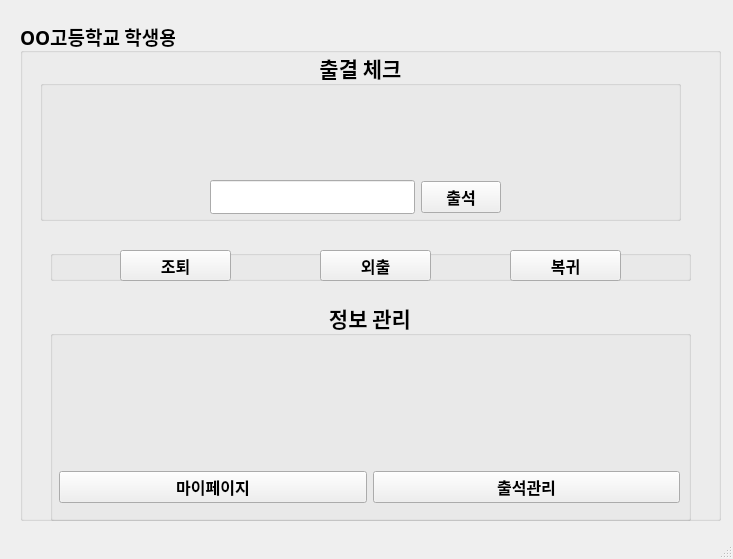
<?xml version="1.0" encoding="UTF-8"?>
<ui version="4.0">
 <class>MainWindow</class>
 <widget class="QMainWindow" name="MainWindow">
  <property name="geometry">
   <rect>
    <x>0</x>
    <y>0</y>
    <width>733</width>
    <height>559</height>
   </rect>
  </property>
  <property name="font">
   <font>
    <family>D2Coding</family>
    <pointsize>14</pointsize>
    <weight>75</weight>
    <bold>true</bold>
   </font>
  </property>
  <property name="windowTitle">
   <string>OO고등학교 출결관리앱</string>
  </property>
  <property name="animated">
   <bool>false</bool>
  </property>
  <widget class="QWidget" name="centralwidget">
   <widget class="QWidget" name="verticalLayoutWidget">
    <property name="geometry">
     <rect>
      <x>20</x>
      <y>20</y>
      <width>701</width>
      <height>501</height>
     </rect>
    </property>
    <layout class="QVBoxLayout" name="verticalLayout">
     <item>
      <layout class="QHBoxLayout" name="horizontalLayout">
       <item>
        <widget class="QGroupBox" name="groupBox">
         <property name="font">
          <font>
           <weight>75</weight>
           <bold>true</bold>
          </font>
         </property>
         <property name="contextMenuPolicy">
          <enum>Qt::CustomContextMenu</enum>
         </property>
         <property name="layoutDirection">
          <enum>Qt::LeftToRight</enum>
         </property>
         <property name="autoFillBackground">
          <bool>false</bool>
         </property>
         <property name="title">
          <string>OO고등학교 학생용</string>
         </property>
         <property name="alignment">
          <set>Qt::AlignLeading|Qt::AlignLeft|Qt::AlignVCenter</set>
         </property>
         <property name="flat">
          <bool>false</bool>
         </property>
         <property name="checkable">
          <bool>false</bool>
         </property>
         <widget class="QGroupBox" name="groupBox_2">
          <property name="geometry">
           <rect>
            <x>20</x>
            <y>30</y>
            <width>641</width>
            <height>171</height>
           </rect>
          </property>
          <property name="font">
           <font>
            <pointsize>16</pointsize>
            <weight>75</weight>
            <bold>true</bold>
           </font>
          </property>
          <property name="title">
           <string>출결 체크</string>
          </property>
          <property name="alignment">
           <set>Qt::AlignCenter</set>
          </property>
          <property name="flat">
           <bool>false</bool>
          </property>
          <property name="checkable">
           <bool>false</bool>
          </property>
          <widget class="QWidget" name="horizontalLayoutWidget_3">
           <property name="geometry">
            <rect>
             <x>170</x>
             <y>30</y>
             <width>291</width>
             <height>91</height>
            </rect>
           </property>
           <layout class="QHBoxLayout" name="horizontalLayout_3"/>
          </widget>
          <widget class="QLabel" name="label_2">
           <property name="geometry">
            <rect>
             <x>170</x>
             <y>30</y>
             <width>289</width>
             <height>89</height>
            </rect>
           </property>
           <property name="text">
            <string/>
           </property>
           <property name="pixmap">
            <pixmap>../image/다운로드 (6).png</pixmap>
           </property>
           <property name="alignment">
            <set>Qt::AlignCenter</set>
           </property>
          </widget>
          <widget class="QWidget" name="horizontalLayoutWidget_2">
           <property name="geometry">
            <rect>
             <x>170</x>
             <y>130</y>
             <width>291</width>
             <height>34</height>
            </rect>
           </property>
           <layout class="QHBoxLayout" name="horizontalLayout_2">
            <item>
             <widget class="QLineEdit" name="input_number"/>
            </item>
            <item>
             <widget class="QPushButton" name="btn_submit">
              <property name="font">
               <font>
                <pointsize>12</pointsize>
               </font>
              </property>
              <property name="text">
               <string>출석</string>
              </property>
             </widget>
            </item>
           </layout>
          </widget>
         </widget>
         <widget class="QGroupBox" name="groupBox_3">
          <property name="geometry">
           <rect>
            <x>30</x>
            <y>230</y>
            <width>641</width>
            <height>31</height>
           </rect>
          </property>
          <property name="title">
           <string/>
          </property>
          <widget class="QPushButton" name="btn_eal">
           <property name="geometry">
            <rect>
             <x>70</x>
             <y>0</y>
             <width>111</width>
             <height>31</height>
            </rect>
           </property>
           <property name="font">
            <font>
             <pointsize>12</pointsize>
             <weight>75</weight>
             <bold>true</bold>
            </font>
           </property>
           <property name="text">
            <string>조퇴</string>
           </property>
          </widget>
          <widget class="QPushButton" name="btn_out">
           <property name="geometry">
            <rect>
             <x>270</x>
             <y>0</y>
             <width>111</width>
             <height>31</height>
            </rect>
           </property>
           <property name="font">
            <font>
             <pointsize>12</pointsize>
             <weight>75</weight>
             <bold>true</bold>
            </font>
           </property>
           <property name="text">
            <string>외출</string>
           </property>
          </widget>
          <widget class="QPushButton" name="btn_cob">
           <property name="geometry">
            <rect>
             <x>460</x>
             <y>0</y>
             <width>111</width>
             <height>31</height>
            </rect>
           </property>
           <property name="font">
            <font>
             <pointsize>12</pointsize>
             <weight>75</weight>
             <bold>true</bold>
            </font>
           </property>
           <property name="text">
            <string>복귀</string>
           </property>
          </widget>
         </widget>
         <widget class="QGroupBox" name="groupBox_4">
          <property name="geometry">
           <rect>
            <x>30</x>
            <y>280</y>
            <width>641</width>
            <height>221</height>
           </rect>
          </property>
          <property name="font">
           <font>
            <pointsize>16</pointsize>
            <weight>75</weight>
            <bold>true</bold>
           </font>
          </property>
          <property name="title">
           <string>정보 관리</string>
          </property>
          <property name="alignment">
           <set>Qt::AlignCenter</set>
          </property>
          <widget class="QWidget" name="horizontalLayoutWidget">
           <property name="geometry">
            <rect>
             <x>9</x>
             <y>39</y>
             <width>621</width>
             <height>131</height>
            </rect>
           </property>
           <layout class="QHBoxLayout" name="horizontalLayout_4">
            <item>
             <widget class="QLabel" name="label_3">
              <property name="text">
               <string/>
              </property>
              <property name="pixmap">
               <pixmap>../image/4543148.png</pixmap>
              </property>
              <property name="alignment">
               <set>Qt::AlignCenter</set>
              </property>
             </widget>
            </item>
            <item>
             <widget class="QLabel" name="label_5">
              <property name="text">
               <string/>
              </property>
              <property name="pixmap">
               <pixmap>../../../Users/Admin/Downloads/attendance (2).png</pixmap>
              </property>
              <property name="alignment">
               <set>Qt::AlignCenter</set>
              </property>
             </widget>
            </item>
           </layout>
          </widget>
          <widget class="QWidget" name="horizontalLayoutWidget_4">
           <property name="geometry">
            <rect>
             <x>9</x>
             <y>170</y>
             <width>621</width>
             <height>34</height>
            </rect>
           </property>
           <layout class="QHBoxLayout" name="horizontalLayout_5">
            <item>
             <widget class="QPushButton" name="btn_my">
              <property name="font">
               <font>
                <pointsize>12</pointsize>
               </font>
              </property>
              <property name="text">
               <string>마이페이지</string>
              </property>
             </widget>
            </item>
            <item>
             <widget class="QPushButton" name="btn_atd">
              <property name="font">
               <font>
                <pointsize>12</pointsize>
               </font>
              </property>
              <property name="text">
               <string>출석관리</string>
              </property>
             </widget>
            </item>
           </layout>
          </widget>
         </widget>
        </widget>
       </item>
      </layout>
     </item>
    </layout>
   </widget>
  </widget>
  <widget class="QStatusBar" name="statusbar"/>
 </widget>
 <resources/>
 <connections/>
</ui>
